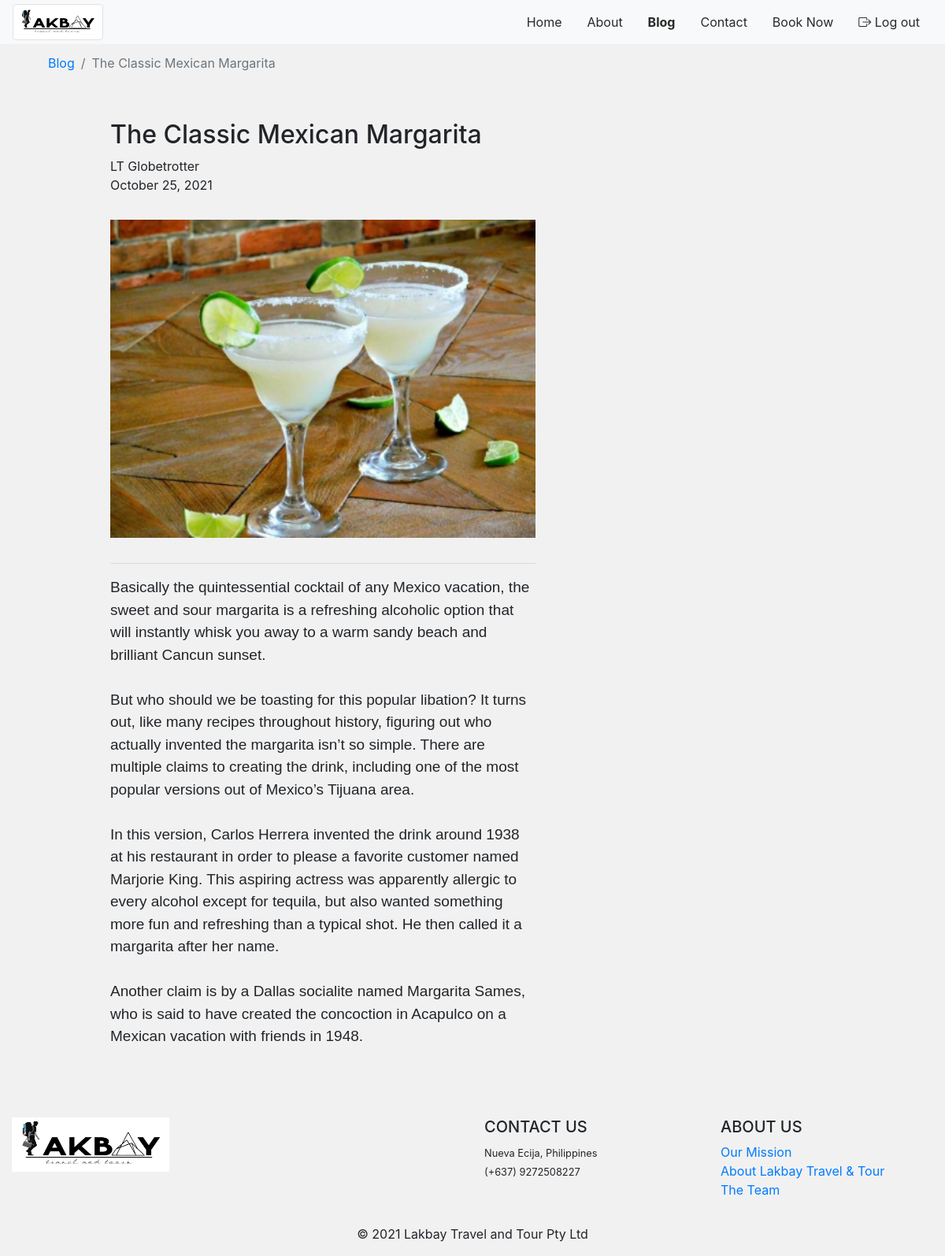
The app's page /pages/blog_content.php?blog_id=2 (signed in) with its own data.
### tables this page shows
CREATE TABLE `blog` (
  `blog_id` int(11) NOT NULL,
  `title` varchar(50) NOT NULL,
  `author` varchar(100) NOT NULL,
  `cover` varchar(100) NOT NULL,
  `content` varchar(3000) NOT NULL,
  `date` varchar(50) NOT NULL
);

### pages/blog_content.php (the view, shortened to what this page needs)
<!DOCTYPE html>
<html>
<head>
    <?php
    include "../config/connection.php";
    $sql = "SELECT * FROM blog where blog_id=" . $_GET["blog_id"];
    $result = mysqli_query($conn, $sql);
    $row = mysqli_fetch_array($result);
    include "../includes/libraries.php";
    ?>
    <link rel="stylesheet" href="../CSS/navbar.css">
    <link rel="stylesheet" href="../CSS/index.css">
</head>
<body>
    <nav class="navbar sticky-top navbar-expand-lg navbar-black navbar-light bg-light-transparent">
        <a class="navbar-brand" href="#">
            <div class="logo-container">
                <img class="img-thumbnail logo" src="../images/LOGO/logo.jpg" alt="logo">
            </div>
        </a>
        <div class="collapse navbar-collapse flex-grow-1 text-right" id="myNavbar">
            <ul class="navbar-nav ml-auto flex-nowrap">
                <li class="nav-item">
                    <a href="../index.php" class="nav-link m-2 menu-item ">Home</a>
                </li>
                <li class="nav-item">
                    <a href="nav_about_us.php" class="nav-link m-2 menu-item">About</a>
                </li>
                <li class="nav-item">
                    <a href="nav_blog.php" class="nav-link m-2 menu-item nav-active">Blog</a>
                </li>
                <li class="nav-item">
                    <a href="nav_contact_us.php" class="nav-link m-2 menu-item">Contact</a>
                </li>
                <li class="nav-item">
                    <a href="nav_book.php" class="nav-link m-2 menu-item">Book Now</a>
                </li>
                <li class="nav-item">
                    <a href="../php/session_logout.php" class="nav-link m-2 menu-item text-light"><i class="bi bi-box-arrow-right"></i> Log out</a>
                </li>
            </ul>
        </div>
    </nav>
    <nav aria-label="breadcrumb" class="container">
        <ol class="breadcrumb m-0 bg-transparent">
            <li class="breadcrumb-item"><a href="../blog.php">Blog</a></li>
            <li class="breadcrumb-item active">The Classic Mexican Margarita</li>
        </ol>
    </nav>
    <div class="container mt-5 mb-5">
        <div class="row mb-3">
            <div class="col-12 col-sm-1  col-lg-1"></div>
            <div class="col col-md-8 col-lg-6">
                <h2><?php echo $row["title"] ?></h2>
                <div class="">
                    <p class="m-0"><?php echo $row["author"] ?></p>
                    <p><?php echo $row["date"] ?></p>
                </div>
            </div>
        </div>
        <div class="row mb-3 ">
            <div class="col-12 col-sm-1 col-lg-1"></div>
            <div class="col col-md-8 col-lg-6 text-center">
                <img class="w-100" src="../uploads/<?php echo $row["cover"] ?>" alt="">
            </div>
        </div>
        <div class="row mb-3">
            <div class="col-12 col-sm-1 col-lg-1"></div>
            <div class="col col-md-8 col-lg-6">
                <hr>
                <p class="blog-text">
                    <?php
                    $content = str_replace("\n", "<br>", $row["content"]);
                    echo $content
                    ?>
                </p>
            </div>
        </div>
    </div>
    <footer class="page-footer font-small blue pt-4">
        <div class="container-fluid text-center text-md-left">
            <div class="row">
                <div class="col-md-6 mt-md-0 mt-3">
                    <img class="footer-logo" src="../images/LOGO/logo.jpg" alt="">
                </div>
                <div class="col-md-3 mb-md-0 mb-3">
                    <h5 class="text-uppercase">CONTACT US</h5>
                    <small>Nueva Ecija, Philippines<br>
                        (+637) 9272508227</small>
                </div>
                <div class="col-md-3 mb-md-0 mb-3">
                    <h5 class="text-uppercase">ABOUT US</h5>
                    <ul class="list-unstyled">
                        <li>
                            <a href="#!">Our Mission</a>
                        </li>
                        <li>
                            <a href="#!">About Lakbay Travel & Tour</a>
                        </li>
                        <li>
                            <a href="#!">The Team</a>
                        </li>
                    </ul>
                </div>
            </div>
        </div>
        <div class="footer-copyright text-center py-3">© 2021 Lakbay Travel and Tour Pty Ltd
        </div>
    </footer>
</body>
</html>

### CSS/navbar.css (style rules this page uses)
* { box-sizing: border-box; font-family: 'Segoe UI', Tahoma, Geneva, Verdana, sans-serif; }
html { overflow-x: hidden; }
.bg-light-transparent { background: #fafbfcde !important; }
.navbar { width: 100%; padding-top: 0; padding-bottom: 0; }
.logo-container { width: 115px; height: auto; object-fit: contain; }
.nav-active { font-weight: bold; }
.footer-logo { width: 200px; }
.bg-light-transparent { transition: ease-in-out .2s; }

### CSS/index.css (style rules this page uses)
* { font-family: -apple-system, BlinkMacSystemFont, 'Segoe UI', Roboto, Oxygen, Ubuntu, Cantarell, 'Open Sans', 'Helvetica Neue', sans-serif; }
body { background: #f1f1f1; }
.navbar-black ul li a { color: #292929 !important; }
.blog-text { font-family: 'Lucida Sans', 'Lucida Sans Regular', 'Lucida Grande', 'Lucida Sans Unicode', Geneva, Verdana, sans-serif; font-size: 19px; }

### records on screen
blog: title "The Classic Mexican Margarita", author "LT Globetrotter", date "October 25, 2021", cover (picture), content "Basically the quintessential cocktail of any Mexico vacation, the sweet and sour margarita is a refreshing alcoholic option that will instantly whisk you away to a warm sandy beach and brilliant Cancun sunset. But who should we be toasting for this popular libation? It turns out, like many recipes throughout history, figuring out who actually invented the margarita isn’t so simple. There are multiple claims to creating the drink, including one of the most popular versions out of Mexico’s Tijuana area. In this version, Carlos Herrera invented the drink around 1938 at his restaurant in order to please a favorite customer named Marjorie King. This aspiring actress was apparently allergic to…"
